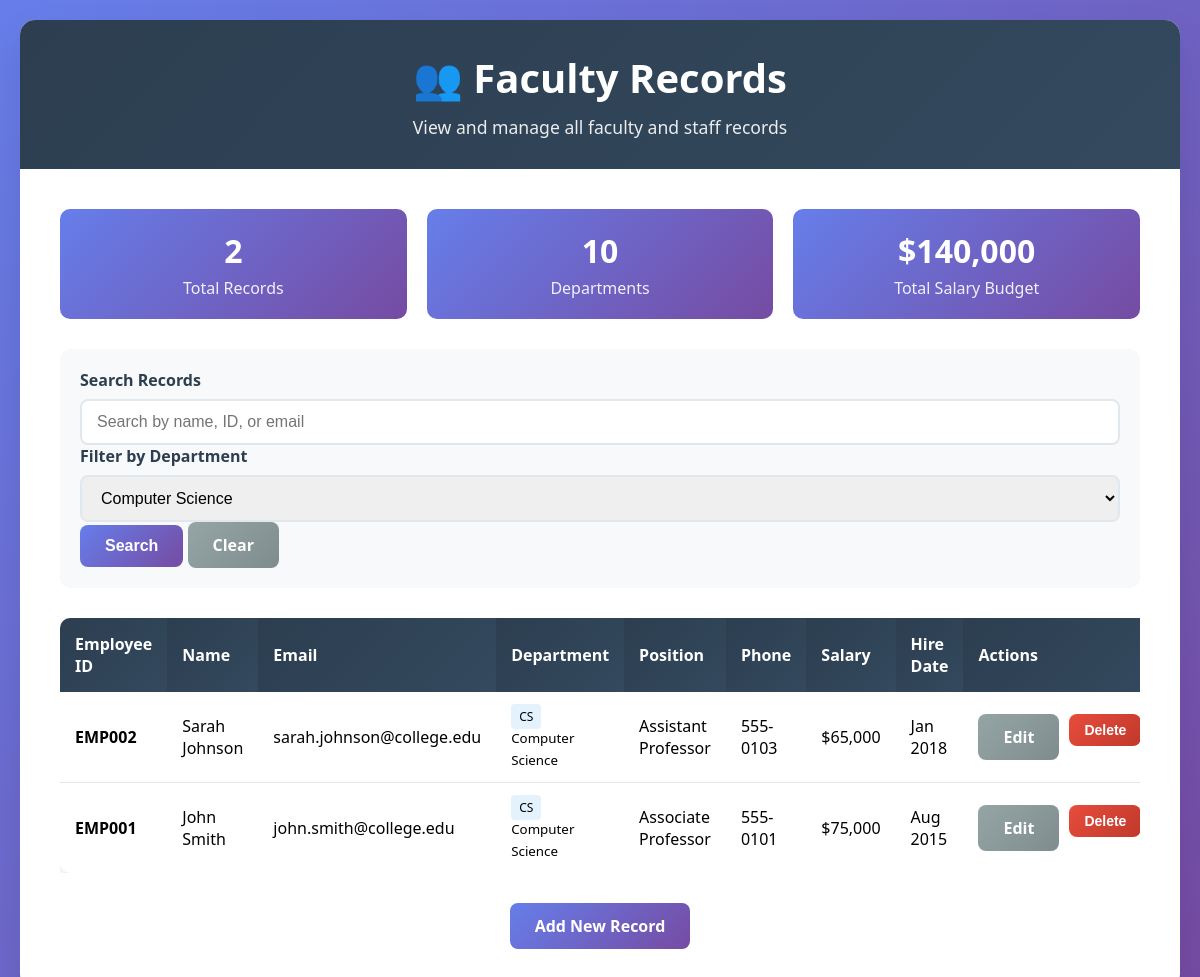
Screenshot of /view_records.php?department=1 with the database file from the repository.
### tables this page shows
CREATE TABLE IF NOT EXISTS faculty_records (
    id INT AUTO_INCREMENT PRIMARY KEY,
    employee_id VARCHAR(20) UNIQUE NOT NULL,
    first_name VARCHAR(50) NOT NULL,
    last_name VARCHAR(50) NOT NULL,
    email VARCHAR(100) UNIQUE NOT NULL,
    phone VARCHAR(20) NOT NULL,
    date_of_birth DATE NOT NULL,
    hire_date DATE NOT NULL,
    position VARCHAR(100) NOT NULL,
    department_id INT NOT NULL,
    salary DECIMAL(10,2) NOT NULL,
    qualification VARCHAR(200) NOT NULL,
    address TEXT NOT NULL,
    emergency_contact VARCHAR(100) NOT NULL,
    emergency_phone VARCHAR(20) NOT NULL,
    created_at TIMESTAMP DEFAULT CURRENT_TIMESTAMP,
    updated_at TIMESTAMP DEFAULT CURRENT_TIMESTAMP ON UPDATE CURRENT_TIMESTAMP,
    FOREIGN KEY (department_id) REFERENCES departments(dept_id)
);

CREATE TABLE IF NOT EXISTS departments (
    dept_id INT AUTO_INCREMENT PRIMARY KEY,
    dept_name VARCHAR(100) NOT NULL,
    dept_code VARCHAR(10) UNIQUE NOT NULL,
    created_at TIMESTAMP DEFAULT CURRENT_TIMESTAMP
);

### view_records.php (the view, shortened to what this page needs)
<?php
$search = $_GET['search'] ?? '';
$department = $_GET['department'] ?? '';
function getDepartments($pdo) {
    try {
        $stmt = $pdo->query("SELECT dept_id, dept_name, dept_code FROM departments ORDER BY dept_name");
        return $stmt->fetchAll(PDO::FETCH_ASSOC);
    } catch(PDOException $e) {
        return [];
    }
}
function getFacultyRecords($pdo, $search = '', $department = '') {
    try {
        $sql = "SELECT fr.*, d.dept_name, d.dept_code
                FROM faculty_records fr
                JOIN departments d ON fr.department_id = d.dept_id
                WHERE 1=1";
        $params = [];
        if (!empty($department)) {
            $sql .= " AND fr.department_id = ?";
            $params[] = $department;
        }
        $sql .= " ORDER BY fr.last_name, fr.first_name";
        $stmt = $pdo->prepare($sql);
        $stmt->execute($params);
        return $stmt->fetchAll(PDO::FETCH_ASSOC);
    } catch(PDOException $e) {
        return [];
    }
}
$pdo = getDBConnection();
$departments = getDepartments($pdo);
$records = getFacultyRecords($pdo, $search, $department);
?>
<!DOCTYPE html>
<html lang="en">
<head>
</head>
<body>
    <div class="container">
        <div class="header">
            <h1>👥 Faculty Records</h1>
            <p>View and manage all faculty and staff records</p>
        </div>
        <div class="content">
            <div class="stats">
                <div class="stat-card">
                    <h3><?php echo count($records); ?></h3>
                    <p>Total Records</p>
                </div>
                <div class="stat-card">
                    <h3><?php echo count($departments); ?></h3>
                    <p>Departments</p>
                </div>
                <div class="stat-card">
                    <h3>$<?php echo number_format(array_sum(array_column($records, 'salary'))); ?></h3>
                    <p>Total Salary Budget</p>
                </div>
            </div>
            <div class="search-filters">
                <form method="GET" action="">
                    <div class="form-group">
                        <label for="search">Search Records</label>
                        <input type="text" id="search" name="search"
                               value="<?php echo htmlspecialchars($search); ?>"
                               placeholder="Search by name, ID, or email">
                    </div>
                    <div class="form-group">
                        <label for="department">Filter by Department</label>
                        <select id="department" name="department">
                            <?php foreach ($departments as $dept): ?>
                                <option value="<?php echo $dept['dept_id']; ?>"
                                        <?php echo $department == $dept['dept_id'] ? 'selected' : ''; ?>>
                                    <?php echo htmlspecialchars($dept['dept_name']); ?>
                                </option>
                            <?php endforeach; ?>
                        </select>
                    </div>
                    <div class="form-group">
                        <button type="submit" class="btn">Search</button>
                        <a href="view_records.php" class="btn btn-secondary">Clear</a>
                    </div>
                </form>
            </div>
            <?php if (empty($records)): ?>
                <div class="no-records">
                    <h3>No records found</h3>
                    <p>Try adjusting your search criteria or add new records.</p>
                    <a href="index.php" class="btn">Add New Record</a>
                </div>
            <?php else: ?>
                <div style="overflow-x: auto;">
                    <table class="records-table">
                        <thead>
                            <tr>
                                <th>Employee ID</th>
                                <th>Name</th>
                                <th>Email</th>
                                <th>Department</th>
                                <th>Position</th>
                                <th>Phone</th>
                                <th>Salary</th>
                                <th>Hire Date</th>
                                <th>Actions</th>
                            </tr>
                        </thead>
                        <tbody>
                            <?php foreach ($records as $record): ?>
                                <tr>
                                    <td><strong><?php echo htmlspecialchars($record['employee_id']); ?></strong></td>
                                    <td>
                                        <?php echo htmlspecialchars($record['first_name'] . ' ' . $record['last_name']); ?>
                                    </td>
                                    <td><?php echo htmlspecialchars($record['email']); ?></td>
                                    <td>
                                        <span style="background: #e3f2fd; padding: 4px 8px; border-radius: 4px; font-size: 12px;">
                                            <?php echo htmlspecialchars($record['dept_code']); ?>
                                        </span>
                                        <br>
                                        <small><?php echo htmlspecialchars($record['dept_name']); ?></small>
                                    </td>
                                    <td><?php echo htmlspecialchars($record['position']); ?></td>
                                    <td><?php echo htmlspecialchars($record['phone']); ?></td>
                                    <td>$<?php echo number_format($record['salary']); ?></td>
                                    <td><?php echo date('M Y', strtotime($record['hire_date'])); ?></td>
                                    <td>
                                        <div class="actions">
                                            <a href="edit_record.php?id=<?php echo $record['id']; ?>"
                                               class="btn btn-secondary">Edit</a>
                                            <form method="POST" action="" style="display: inline;"
                                                  onsubmit="return confirm('Are you sure you want to delete this record?');">
                                                <button type="submit" class="btn btn-danger">Delete</button>
                                            </form>
                                        </div>
                                    </td>
                                </tr>
                            <?php endforeach; ?>
                        </tbody>
                    </table>
                </div>
            <?php endif; ?>
            <div style="text-align: center; margin-top: 30px;">
                <a href="index.php" class="btn">Add New Record</a>
            </div>
        </div>
    </div>
</body>
</html>

### view_records.php (style rules this page uses)
* { margin: 0; padding: 0; box-sizing: border-box; }
body { font-family: 'Segoe UI', Tahoma, Geneva, Verdana, sans-serif; background: linear-gradient(135deg, #667eea 0%, #764ba2 100%); min-height: 100vh; padding: 20px; }
.container { max-width: 1400px; margin: 0 auto; background: white; border-radius: 15px; box-shadow: 0 20px 40px rgba(0,0,0,0.1); overflow: hidden; }
.header { background: linear-gradient(135deg, #2c3e50 0%, #34495e 100%); color: white; padding: 30px; text-align: center; }
.header h1 { font-size: 2.5em; margin-bottom: 10px; }
.header p { font-size: 1.1em; opacity: 0.9; }
.content { padding: 40px; }
.search-filters { background: #f8f9fa; padding: 20px; border-radius: 10px; margin-bottom: 30px; display: grid; grid-template-columns: repeat(auto-fit, minmax(250px, 1fr)); gap: 20px; align-items: end; }
.form-group { margin-bottom: 0; }
.form-group label { display: block; margin-bottom: 8px; font-weight: 600; color: #2c3e50; }
.form-group input, .form-group select { width: 100%; padding: 12px 15px; border: 2px solid #e1e8ed; border-radius: 8px; font-size: 16px; }
.btn { background: linear-gradient(135deg, #667eea 0%, #764ba2 100%); color: white; padding: 12px 25px; border: none; border-radius: 8px; font-size: 16px; font-weight: 600; cursor: pointer; text-decoration: none; display: inline-block; transition: transform 0.2s ease; }
.btn-secondary { background: linear-gradient(135deg, #95a5a6 0%, #7f8c8d 100%); }
.btn-danger { background: linear-gradient(135deg, #e74c3c 0%, #c0392b 100%); padding: 8px 15px; font-size: 14px; }
.records-table { width: 100%; border-collapse: collapse; background: white; border-radius: 10px; overflow: hidden; box-shadow: 0 5px 15px rgba(0,0,0,0.1); }
.records-table th { background: linear-gradient(135deg, #2c3e50 0%, #34495e 100%); color: white; padding: 15px; text-align: left; font-weight: 600; }
.records-table td { padding: 12px 15px; border-bottom: 1px solid #e1e8ed; }
.records-table tr:last-child td { border-bottom: none; }
.actions { display: flex; gap: 10px; }
.stats { display: grid; grid-template-columns: repeat(auto-fit, minmax(200px, 1fr)); gap: 20px; margin-bottom: 30px; }
.stat-card { background: linear-gradient(135deg, #667eea 0%, #764ba2 100%); color: white; padding: 20px; border-radius: 10px; text-align: center; }
.stat-card h3 { font-size: 2em; margin-bottom: 5px; }
.stat-card p { opacity: 0.9; }

### rows the page displays
faculty_records: employee "EMP002", first_name+last_name "Sarah Johnson", email "sarah.johnson@college.edu", department.dept_code "CS", department.dept_name "Computer Science", position "Assistant Professor", phone "555-0103", salary "65,000", hire_date "Jan 2018"
faculty_records: employee "EMP001", first_name+last_name "John Smith", email "john.smith@college.edu", department.dept_code "CS", department.dept_name "Computer Science", position "Associate Professor", phone "555-0101", salary "75,000", hire_date "Aug 2015"

### other values shown
count($records) "2"
count($departments) "10"
array_sum(array_column($records, 'salary')) "140,000"
form field department "Computer Science"
